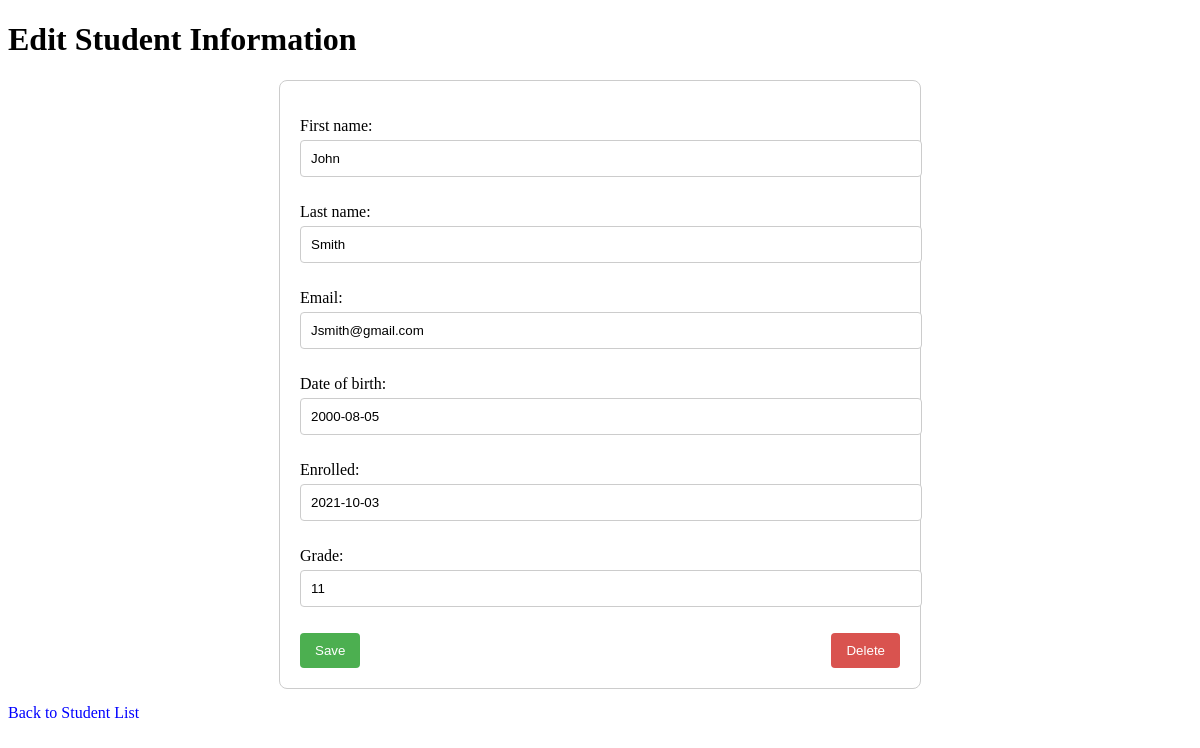
The page /students/4/edit/ (signed in) on the database its author committed.
### blog/models.py (models this page shows, shortened)
class Student(models.Model):
    first_name = models.CharField(max_length=30)
    last_name = models.CharField(max_length=30)
    email = models.EmailField(
        max_length=254,
        validators=[EmailValidator(message="Enter a valid email address.")]
    )
    date_of_birth = models.DateField()
    enrolled = models.DateField()
    grade = models.IntegerField(
        validators=[MinValueValidator(1), MaxValueValidator(12)]
    )
    class Meta:
        verbose_name_plural = "Students"

### blog/views.py (the view)
# urls.py: path('students/<int:student_id>/edit/', views.edit_student, name='edit_student'),
@login_required
def edit_student(request, student_id):
    student = get_object_or_404(Student, id=student_id)
    if request.method == "POST":
        if 'save' in request.POST:
            form = StudentForm(request.POST, instance=student)
            if form.is_valid():
                form.save()
                return redirect('student_list')
        elif 'delete' in request.POST:
            student.delete()
            return redirect('student_list')
    else:
        form = StudentForm(instance=student)
    return render(request, 'blog/edit_student.html', {'form': form, 'student': student})

### blog/forms.py
class StudentForm(forms.ModelForm):
    class Meta:
        model = Student
        fields = ['first_name', 'last_name', 'email', 'date_of_birth', 'enrolled', 'grade']

### blog/templates/blog/edit_student.html (shortened to what this page needs)
<!DOCTYPE html>
<html lang="en">
<head>
</head>
<body>
    <h1>Edit Student Information</h1>
    <form method="POST">
        {{ form.as_p }}
        <div class="actions">
            <button type="submit" name="save">Save</button>
            <button type="submit" name="delete" class="delete-button">Delete</button>
        </div>
    </form>
    <a href="{% url 'student_list' %}">Back to Student List</a>
</body>
</html>

### blog/templates/blog/edit_student.html (style rules this page uses)
form { max-width: 600px; margin: 0 auto; padding: 20px; border: 1px solid #ccc; border-radius: 8px; }
label { display: block; margin-bottom: 5px; }
input, select { width: 100%; padding: 10px; margin-bottom: 10px; border: 1px solid #ccc; border-radius: 4px; }
.actions { display: flex; justify-content: space-between; }
button { padding: 10px 15px; background-color: #4CAF50; color: white; border: none; border-radius: 4px; cursor: pointer; }
.delete-button { background-color: #d9534f; }
a { margin-top: 15px; display: inline-block; color: blue; text-decoration: none; }

### rows shown on the page
Student: first_name "John", last_name "Smith", email "Jsmith@gmail.com", date_of_birth "2000-08-05", enrolled "2021-10-03", grade "11"
